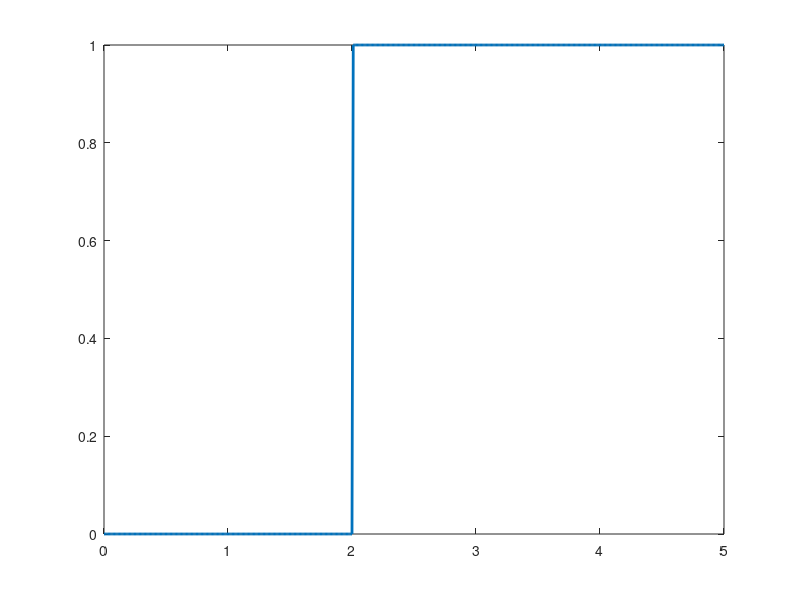

This chart was generated by the following MATLAB code: (Note: this script raises an error after producing the figure.)
% Solves Ut+a*Ux=0, u(t,0)=0, u(0,x)=H(x-2)
% for 0<x<5, 0<t<4 using FtBx discretization

function utux

dt = .01;
dx = .01;
a = 1;

L = a*dt/dx;
Tmax = 1 + 4/dt;
Xmax = 1 + 5/dx;

u(1:Tmax,1) = 0;
u(:,(1+2/dx):Xmax) = 1;

plot(0:dx:5,u(1,:),'linewidth',2);
title('t = 0')
axis([0 5 -.5 1.5]);
pause(.5);

for n = 1:(Tmax-1)
  for k = 2:Xmax
     u(n+1,k) = (1-L)*u(n,k) + L*u(n,k-1);
  end

  plot(0:dx:5,u(n+1,:),'linewidth',2);
  title(['t = ' num2str(round(n*dt,1))] )
  grid
  axis([0 5 -.5 1.5]);
  pause(.05);

end

% u

